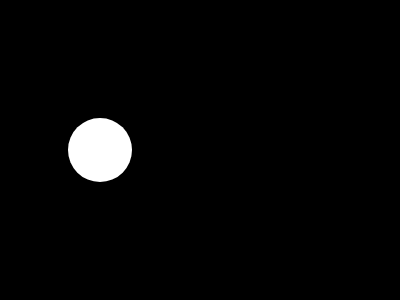
Frame 1 (no input)
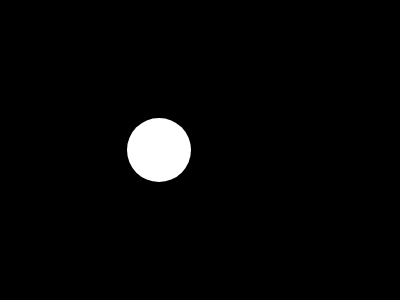
Frame 60 (no input)
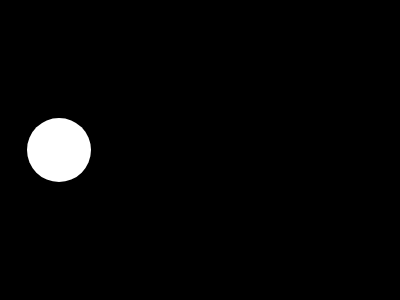
Frame 120 (the mouse pressed at the canvas centre since frame 60)

The p5.js sketch that drew these frames (run headless with seeded random() and noise() and a simulated clock; from frame 60 on, the mouse is pressed at the canvas centre):

// p5.js sketch
// ── sketch.js
let circleX = 100;

function setup() {
  createCanvas(400, 300);
}

function mousePressed (){
  circleX = 0;  
}

function draw() {
  
 background(0);//greyscale
 fill(255);
 noStroke();
 circle (circleX, 150,64);
  
circleX = circleX + 1; // --> circleX =+1 or circleX++
 //print("circleX:" + circleX);
   
}
